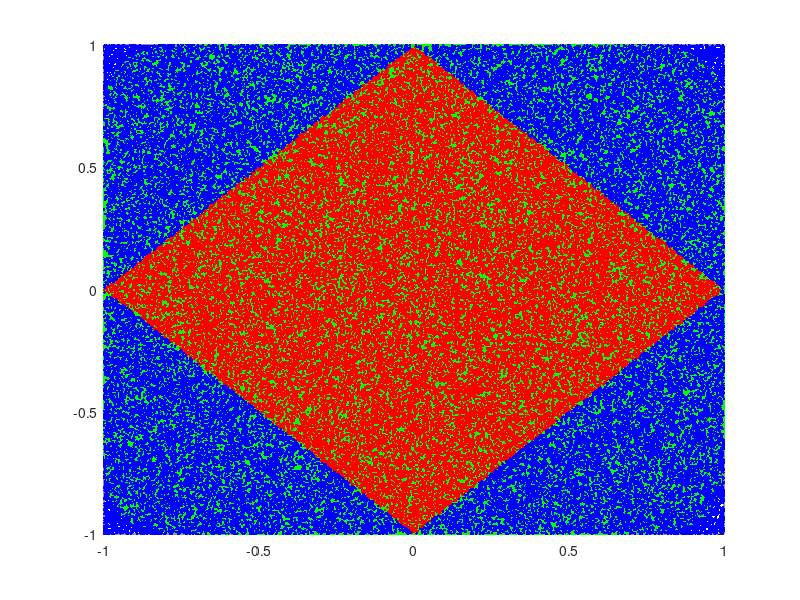

Here is the MATLAB script that generated this plot:

tic
p=1/2;
f = @(v1, v2) (abs(v1.^p) + abs(v2.^p)).^(1/p);
r =1;

N=100000;
a = [];
b = [];

x = 2 *rand(N,1) -1 ;
y = 2 *rand(N,1) -1 ;
for i = 1:N
    if f(x(i),y(i)) <  r
        a = [a i];
    else
        b = [b i];
    end
end

figure();
plot (x(a),y(a), 'r.')
hold on;
plot (x(b),y(b),'b.')
toc

tic 

p=10;
r =1;
N=1000000;

P = 2 *rand(N,2) -1 ;
x = (abs(P(:,1)).^p + abs(P(:,2).^p)).^(1/p);
x = x < r;
in=P(x,:);
out=P(not(x),:);

plot(in(:,1),in(:,2), 'g.')
toc

p=1;
r =1;
N=100000;

P = 2 *rand(N,2) -1 ;
x = (abs(P(:,1)).^p + abs(P(:,2).^p)).^(1/p);
x = x < r;
in=P(x,:);
out=P(not(x),:);
pole_kuli = 4 * sum(x)/N
plot(in(:,1),in(:,2), 'r.',out(:,1),out(:,2), 'b.')
